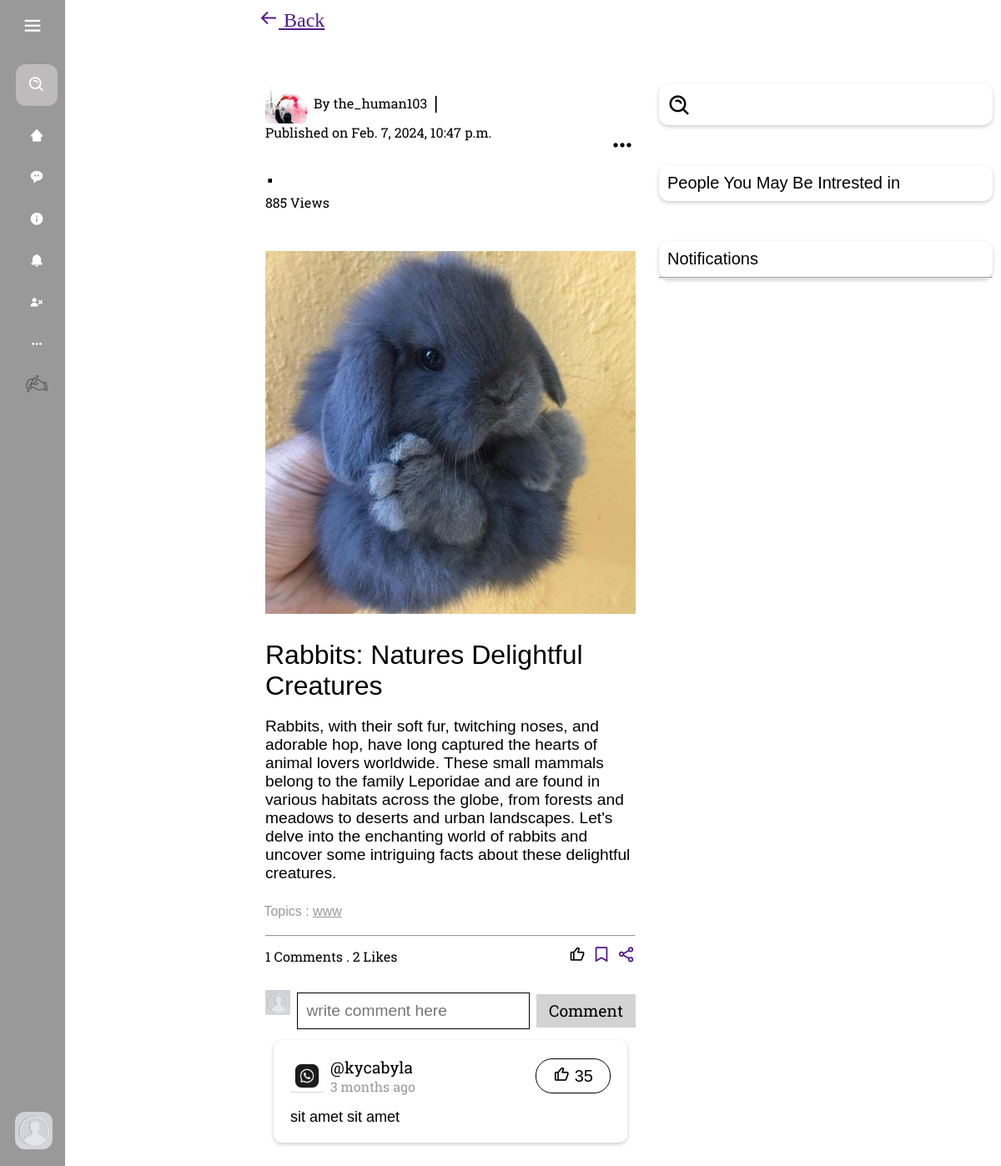
Screenshot of /post_details/02fdaa45-619b-4e4e-aeef-2af703603868 (signed in) with the database file from the repository.
### blog/models.py (models this page shows, shortened)
class Profile(models.Model):
    user = models.OneToOneField(User, on_delete=models.CASCADE)
    bio = models.TextField(null=True, blank=True)
    dob = models.DateField(null=True, blank=True)
    profile_img =  models.ImageField( upload_to='profile_images', default='default.jpg')
    location = models.CharField(null=True, blank=True, max_length=100)
    website = models.CharField(null=True, blank=True,max_length=100)
    about = models.TextField(null=True, blank=True)
    followers = models.ManyToManyField('self', symmetrical=False, related_name='following')
    userfol = models.ManyToManyField('self', symmetrical=False, related_name='userfollowing')
    def __str__(self):
        return self.user.username

class Post(models.Model):
    id = models.UUIDField(primary_key = True, default = uuid.uuid4)
    user = models.ForeignKey(Profile, on_delete= models.SET_NULL, null= True)
    image = models.ImageField(upload_to='post_images', default=None, null=True, blank=True)
    topic = models.CharField(max_length=100, null = True, blank=True)
    caption = models.TextField()
    category = models.ManyToManyField(category, related_name='cats', blank=True)
    created = models.DateTimeField(default = datetime.now)

class category(models.Model):
    category = models.CharField(max_length=200)

class Message(models.Model):
    muser = models.ForeignKey(Profile, on_delete= models.SET_NULL, null= True)
    mpost = models.ForeignKey(Post, on_delete= models.SET_NULL, null= True)
    message_body = models.TextField()
    created = models.DateTimeField(default = datetime.now)

### blog/views.py (the view)
# urls.py: path("post_details/<str:pk>", views.post_details, name="post_details"),
@login_required(login_url="signin-page")
def post_details(request, pk):
    d_user = User.objects.get(username=request.user)
    user_profile = Profile.objects.get(user=d_user)
    c_user_profile = Profile.objects.get(user=d_user)
    post = Post.objects.get(id=pk)
    post_messages = post.message_set.all()
    post_likes = post.like_set.all()
    if request.method == "POST":
        Message.objects.create(
            muser=user_profile, mpost=post, message_body=request.POST.get("messagebody")
        ).save()
        return redirect("post_details", pk=post.id)
    context = {
        "postdet": post,
        "c_user_profile": c_user_profile,
        "post_messages": post_messages,
        "post_likes": post_likes,
    }
    return render(request, "postpage.html", context)

### templates/postpage.html (shortened to what this page needs)
{% extends "base.html" %} {% load static %}
{% block content %}
  <div class="post_page_Sep">
    <a href="{{request.META.HTTP_REFERER}}" class="back">
      <i class="bx bx-arrow-back"></i>
      Back
    </a>
    <div class="postpagemain">
      <div class="about_post">
        <div class="post_inner">
          <a class="person_details" href="#">
            <div class="person_details_image">
              <img src="{{ postdet.user.profile_img.url }}" alt="" />
            </div>
            <p class="person_details_name">By {{ postdet.user }}</p>
            <span style="font-size: 1.5rem">|</span>
          </a>
          <div class="other_about_post">
            <p>Published on {{ postdet.created }}</p>
          </div>
          <span style="font-size: 3rem; margin-top: -20px">.</span>
          <div class="views">885 Views</div>
        </div>
        <div class="otheroptions">
          <i class="bx bx-dots-horizontal-rounded"></i>
        </div>
      </div>
      <div>
        <div
          style="
            font-family: sans-serif;
            display: flex;
            flex-direction: column;
            gap: 0.7rem;
          "
        >
          {% if postdet.image %}
          <div
            style="
              padding: 0.5rem;
              width: 100%;
              height: 100%;
              overflow: hidden;
            "
          >
            <img width="100%" src="{{ postdet.image.url }}" alt="" />
          </div>
          {% endif %}
          <p
            style="
              font-size: 2rem;
              padding: 0.5rem;
              padding-bottom: 0;
              font-family: sans-serif;
            "
          >
            {{ postdet.topic }}
          </p>
          <p
            style="
              font-family: sans-serif;
              font-size: 1.2rem;
              padding: 0.5rem;
            "
          >
            {{ postdet.caption }}
          </p>
          <p
            style="
              font-family: sans-serif;
              font-size: 1rem;
              color: #999;
              padding: 0.4rem;
              padding-bottom: 0rem;
            "
          >
            Topics : {% for catsp in postdet.category.all %}
            <a style="color: #999" href="/search?q={{catsp.category}}&type=category">
              {{catsp.category}}
            </a>
            {% if not forloop.last %} . {% endif %} {% endfor %}
          </p>
          <div style="padding: 0.5rem">
            <hr />
            <div
              style="
                margin-top: 10px;
                display: flex;
                align-items: center;
                justify-content: space-between;
              "
            >
              <div style="font-family: rs">
                {{post_messages.count}} Comments . {{post_likes.count}} Likes
              </div>
              <div
                style="
                  display: flex;
                  align-items: center;
                  gap: 0.5rem;
                  font-size: 22px;
                "
              >
                {% if c_user_profile in dposts.likes.all %}
                <form id="like-form" action="{% url 'like_post' postdet.id %}" method="post">
                  {% csrf_token %}
                  <button style="background: none; border: none;" type="submit" class="btn btn-primary"><i class="bx bx-like"></i></button>
              </form>
                {% else %}
                <form id="like-form" action="{% url 'like_post' postdet.id %}" method="post">
                  <button style="background: none; border: none; font-size: 20px;" type="submit" class="btn btn-primary"><i class="bx bx-like"></i></button>
              </form>
                {% endif %}
                <a href=""><i class="bx bx-bookmark"></i></a>
                <a href=""><i class="bx bx-share-alt"></i></a>
              </div>
            </div>
          </div>
          <div
            style="display: flex; flex-direction: column; padding: 0.5rem"
            class="comment_section"
          >
            <form
              style="
                display: flex;
                align-items: center;
                justify-content: space-between;
                gap: 0.5rem;
              "
              action=""
              method="post"
            >
              <div
                style="
                  width: 50px;
                  height: 50px;
                  overflow: hidden;
                "
              >
                <img
                  width="100%"
                  src="{{ c_user_profile.profile_img.url }}"
                  alt=""
                />
              </div>
              <input
                style="
                  width: 100%;
                  height: 100%;
                  padding: 10px;
                  font-size: 1.2rem;
                  border-radius: none;
                  outline: none;
                  border: 1px solid black;
                "
                name="messagebody"
                placeholder="write comment here"
                type="text"
              />
              <button
                type="submit"
                style="
                  outline: none;
                  padding: 4px 15px;
                  width: 130px;
                  height: 40px;
                  font-size: 1.2rem;
                  background-color: lightgrey;
                  color: black;
                  border-radius: none;
                  border: none;
                  font-family: rs;
                "
              >
                Comment
              </button>
            </form>
            <div
              style="
                padding: 10px;
                display: flex;
                flex-direction: column;
                gap: 2rem;
              "
            >
              {% for message in post_messages %}
              <div
                class="comment"
                style="
                  display: flex;
                  flex-direction: column;
                  gap: 1rem;
                  box-shadow: 0 2px 5px 0 rgba(0, 0, 0, 0.2);
                  border-radius: 10px;
                  padding: 20px;
                "
              >
                <div
                  class="header"
                  style="
                    display: flex;
                    align-items: center;
                    justify-content: space-between;
                  "
                >
                  <a
                    style="
                      display: flex;
                      align-items: center;
                      gap: 0.5rem;
                      text-decoration: none;
                      color: black;
                    "
                    href="/profile/{{message.muser}}"
                  >
                    <div
                      style="width: 40px; height: 40px; overflow: hidden"
                    >
                      <img
                        style="width: 100%"
                        src="{{message.muser.profile_img.url}}"
                        alt=""
                      />
                    </div>
                    <div>
                      <p style="font-size: 1.2rem; font-family: rs">
                        @{{message.muser}}
                      </p>
                      <p
                        style="
                          font-family: rs;
                          font-size: 1rem;
                          color: #999;
                        "
                      >
                        {{message.created | timesince }} ago
                      </p>
                    </div>
                  </a>
                  <div
                    style="
                      padding: 8px 20px;
                      border: 1px solid;
                      border-radius: 20px;
                    "
                  >
                    <a
                      style="
                        text-decoration: none;
                        color: black;
                        font-size: 20px;
                      "
                      href=""
                      ><i class="bx bx-like"></i> 35</a
                    >
                  </div>
                </div>
                <div style="font-size: 18px">{{message.message_body}}</div>
              </div>
              {% endfor %}
            </div>
          </div>
        </div>
      </div>
    </div>
  </div>
{% endblock %}

### templates/navbar.html (shortened to what this page needs)
{% load static %}
<!DOCTYPE html>
<html lang="en">
  <head>
    <link
      href="https://unpkg.com/boxicons@2.1.4/css/boxicons.min.css"
      rel="stylesheet"
    />
    <link rel="stylesheet" href="{% static 'css/navbar.css' %}" />
  </head>
  <body>
    <nav class="sidebar">
      <div class="logo_content">
        <i class="bx bx-menu" id="btn"></i>
      </div>
      <ul class="nav_list">
        <li>
          <form action="">
            <i class="bx bx-search-alt sbfh"></i>
            <input type="search" placeholder="search..." name="" id="" />
          </form>
        </li>
        <li>
          <a href="/">
            <i class="bx bxs-home-alt-2"></i>
          </a>
        </li>
        <li>
          <a href="">
            <i class="bx bxs-message-rounded-dots"></i>
          </a>
        </li>
        <li>
          <a href="">
            <i class='bx bxs-info-circle' ></i>            <span class="links_name">About us</span>
          </a>
        </li>
        <li>
          <a href="/notification">
            <i class="bx bxs-bell"></i>
          </a>
        </li>
        {% if request.user.is_authenticated %}
        <li>
          <a href="/logout">
            <i class="bx bxs-user-x"></i>
          </a>
        </li>
        {% endif %}
        <li>
          <a href="">
            <i class="bx bx-dots-horizontal-rounded"></i>
          </a>
        </li>
        <li>
          <a href="/post">
            <i
              style="
                display: flex;
                align-items: center;
                justify-content: center;
              "
              ><img
                style="width: 30px"
                src="../static/img/hand_with_pen_50px.png"
                alt=""
            /></i>
          </a>
        </li>
        <div class="profile_content">
          <div class="profile">
            <a
              href="/profile/{{request.user.username}}"
              class="profile_details"
            >
              {% if request.user.is_authenticated %}
              <img src="{{ c_user_profile.profile_img.url }}" alt="" />
              {% endif %}
            </a>
          </div>
        </div>
      </ul>
    </nav>
  </body>
</html>

### static/css/navbar.css (style rules this page uses)
* { margin: 0; padding: 0; box-sizing: border-box; }
body { position: relative; min-height: 100vh; width: 100%; }
.sidebar { font-family: Ubuntu ; position: fixed; top: 0; left: 0; height: 100%; width: 78px; background: #999; padding: 6px 14px; transition: .3s ease-in; }
.sidebar #btn { color: white; position: absolute; left: 50%; top: 6px; font-size: 28px; height: 50px; width: 50px; text-align: center; line-height: 50px; transform: translateX(-50%); }
.sidebar ul { margin-top: 20px; }
.sidebar ul li { list-style: none; position: relative; height: 50%; width: 100%; margin: 0 5px; line-height: 50px ; white-space:nowrap; }
.sidebar ul li:nth-child(1) { margin-bottom: 10px; }
.sbfh { position: absolute; z-index: 9991; top: 50%; left: 0; transform: translateY(-50%); font-size: 22px; color: #FFF; }
.sidebar ul li input { height: 50px; width: 100%; left: 0; top: 0; border-radius: 12px; outline: none; border: none; background: #bdbbbb; color: white; padding-left: 50px; font-size: 18px; }
.sidebar ul li a { color: white; display: flex; font-size: 1.1rem; align-items: center; text-decoration: none; transition: all .4s ease; border-radius: 12px; }
.sidebar ul li i { height: 50px; min-width: 50px; border-radius: 12px; line-height: 50px; text-align: center; }
.sidebar .profile_content { position: absolute; color: #FFF; padding: 10px; padding-bottom: 20px; bottom: 0; left: 0; margin-left: 8px; }
.profile .profile_details { text-decoration: none; color: #FFF; display: flex; align-items: center; }
.profile .profile_details img { height: 45px; width: 45px; object-fit: cover; border-radius: 12px; }

### static/css/sidebar.css (style rules this page uses)
* { padding: 0; margin: 0; }

### templates/postpage.html (style rules this page uses)
* { margin: 0; padding: 0; box-sizing: border-box; }
.post_page_Sep { display: flex; flex-direction: column; gap: 2rem; }
.back { font-size: 1.5rem; font-family: barlow; padding: 10px; }
.postpagemain { padding: 10px; display: flex; flex-direction: column; gap: 2rem; }
.about_post { padding: 0.5rem; display: flex; align-items: center; justify-content: space-between; font-family: rs; }
.otheroptions { font-size: 2rem; }
.post_inner { align-items: center; gap: 0.3rem; }
.person_details { display: flex; align-items: center; gap: 0.5rem; text-decoration: none; color: black; }
.person_details_image { width: 50px; height: 50px; overflow: hidden; border-radius: 5px; }
.person_details_image img { width: 100%; }

### rows the page displays
Profile: profile_img (placeholder picture)
Post: user.profile_img (picture), user "the_human103", created "Feb. 7, 2024, 10:47 p.m.", image (picture), topic "Rabbits: Natures Delightful Creatures", caption "Rabbits, with their soft fur, twitching noses, and adorable hop, have long captured the hearts of animal lovers worldwide. These small mammals belong to the family Leporidae and are found in various habitats across the globe, from forests and meadows to deserts and urban landscapes. Let's delve into the enchanting world of rabbits and uncover some intriguing facts about these delightful creatures.", count "1", count "2"
category: category "www"
Message: muser.profile_img (picture), muser "kycabyla", created "3 months", message_body "sit amet sit amet"
